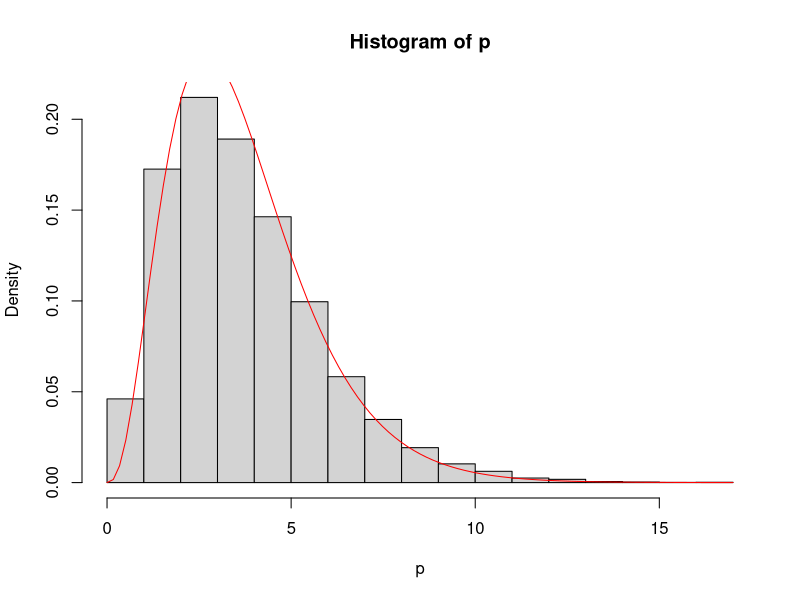
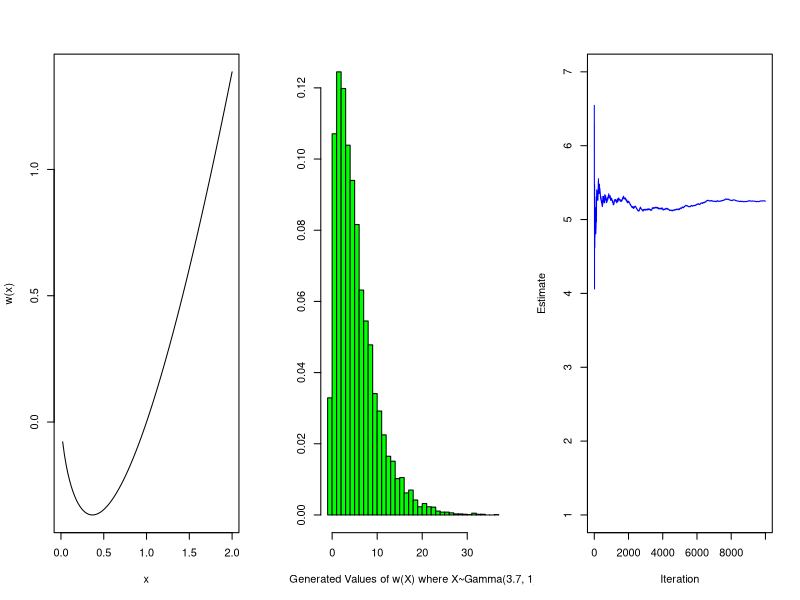
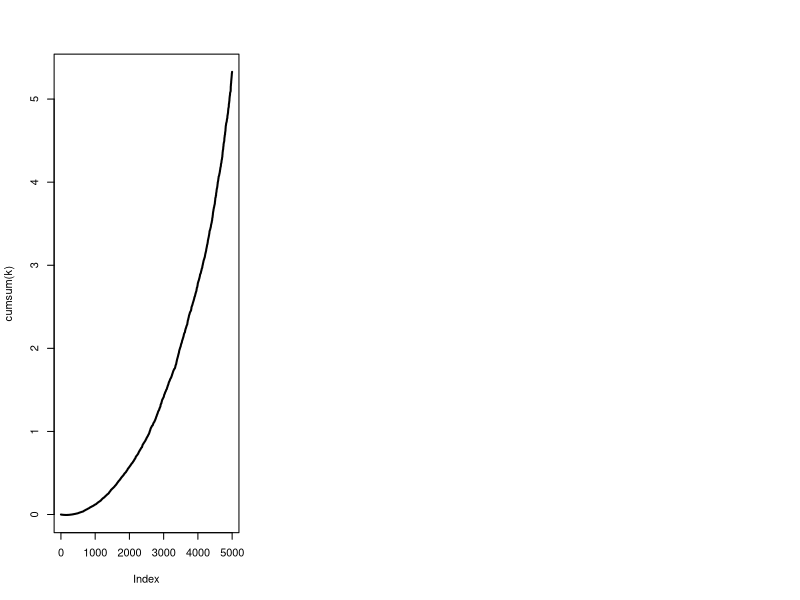

Recreate these plots in R, in order. (Note: this script raises an error after producing the figures.)
## ---- chunk 1
knitr::opts_chunk$set(echo = TRUE)
## ---- chunk 2
knitr::opts_chunk$set("README.md")
## ---- chunk 3

# Simulation from Gamma(alpha,1) distribution using accept-reject 
# and a Gamma(a,b) proposal distribution.

gammasim <- function(n=10000, alfa=3.7) 
{
  a=3
  b=a/alfa
  e = NULL
  x = NULL
  
  for (i in 1:n) {
    
    y = rgamma(1,a,b)
    u = runif(1)
    
    k = b^(-a)*y^(alfa-a)*exp(-(1-b)*y)
      
    if (u < k) x = c(x,y)
  }
  return(x)
}
p = gammasim()
hist(p, freq = FALSE)
curve(dgamma(x,3.7,1), add=TRUE,col='red')
## ---- chunk 4

# Monte carlo integration

mci_int <- function(n) 
{
  n <- 10000 
  u <- rgamma(n, 3.7, 1)
  seq <- 1:(n)
  
  # The function to be integrated:
  
  mci.ex <- function(x) x*log(x)
  
  par(mfrow=c(1,3))
  
  curve(mci.ex(x),xlab="x",ylab="w(x)", from = 0, to = 2)
  
  # The monte carlo sum:
  
  w_x <- mci.ex(u)
  
  hplot <- cumsum(w_x)/seq(1:n)
  
  # stdh <- sqrt( cumsum(w_x^2)/seq - (w_x)^2) Nan produced???
  
  par(new=F)
  
  hist(w_x, xlab="Generated Values of w(X) where X~Gamma(3.7, 1)",
       freq=F,col="green",breaks=30,ylab="",main="")
  
  par(new=F)
  
  plot(hplot,type="l",col="blue",xlab="Iteration",
       ylab="Estimate", xlim=c(1,n), ylim=c(1,7))
  
  # par(new=T)
  
  # plot(hplot+stdh/sqrt(seq),type="l",col="green",xlab="",
  #      ylab="",lty=2)
  
  # par(new=T)
  
  # plot(hplot-stdh/sqrt(seq),type="l",col="red",
  #     xlab="",ylab="",lty=2)
  
  return(1/n*sum(w_x))  
}

mci_int(10000)



## ---- chunk 5

# Computes the MCI approximation to E[Xlog(X)] for X~Gamma(3.7, 1).

mci.gamma = function(n=10000)
{	
	x = rgamma(n,3.7, 1)
	return(mean(x*log(x)))
}

mci.gamma()

## ---- chunk 6

riemann.gamma = function(n=6000, alfa = 3.7, lambda =1)
{	
	x = rgamma(n, alfa, lambda)
	x = sort(x)
	
	f <- function(x, alfa = 3.7, lambda =1) lambda^alfa * 1/gamma(alfa)*x^(alfa-1)*exp(-lambda*x)
	  
	g <- function(x) x*log(x)
	

	k = NULL
	for (i in 1:n-1) k[i] <- ( g(x[i]) * f(x[i]) * (x[i+1]-x[i]) )
	
	plot(cumsum(k), type = 'l', lwd=2)
	
	# georg: k <- ( g(x[-n]) * f(x[-n]) * (x[-1]-x[-n]) )

	
#	Z = x
#	p <- function(x) cumsum( g(Z[x]) * f(Z[x]) * (Z[x+1]-Z[x])/x )
#	curve((p(x)), from = 1, to=n-1 )
	
	
	
	return(sum(k))
}

k = riemann.gamma(n=5000)

k

## ---- chunk 7
# virker med n=1: sigma(x0, 1) 

x0 <- function(x) 

h <- function(x, alfa=3.7) alfa*log(x) + log(log(x)) - x 
  
h_d <- function(x, alfa=3.7) alfa/x + 1/(x*log(x)) - 1

h_dd <-function(x, alfa=3.7) return(-(alfa*(log(x))^2 + log(x)+1)/(x^2*(log(x))^2))

sd <-function(x, n) sqrt(-1/(n*h_dd(x0)))

sigma = sd(x0, 1)

x0 = 4.3773076886

I = exp(h(x0)) * sqrt(2*pi)*sigma*(pnorm((Inf-x0)/sigma) - pnorm((0-x0)/sigma))

I/gamma(3.7)
## ---- chunk 8

h <- function(x, alfa=3.7) alfa*log(x) + log(log(x)) - x 
  
h_d <- function(x, alfa=3.7) alfa/x + 1/(x*log(x)) - 1

h_dd <-function(x, alfa=3.7) return(-(alfa*(log(x))^2 + log(x)+1)/(x^2*(log(x))^2))

sd <-function(x, n) sqrt(-1/(n*h_dd(x0)))

x0 = 4.3773076886

sigma = sd(x0, 10000)


I = exp(h(x0)) * sqrt(-2*pi/h_dd(x0))*(pnorm(sqrt(-h_dd(x0))*(Inf-x0)) - pnorm(sqrt(-h_dd(x0))*(0-x0)))

I/gamma(3.7)
